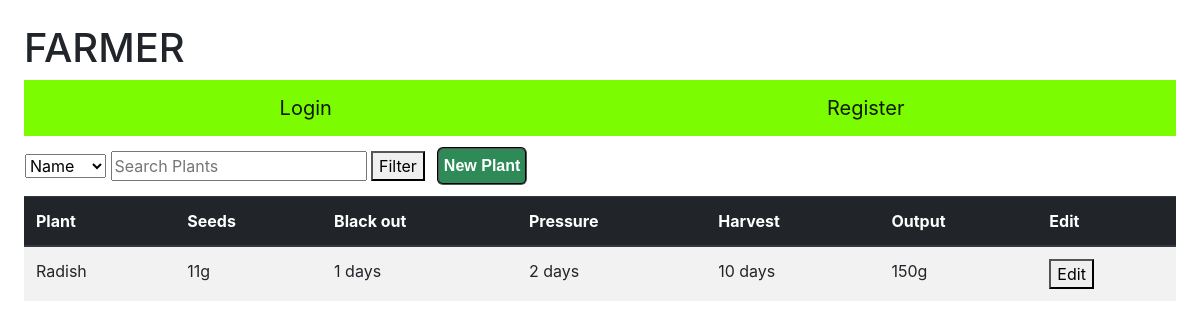
The page /plants on the database as committed earlier.
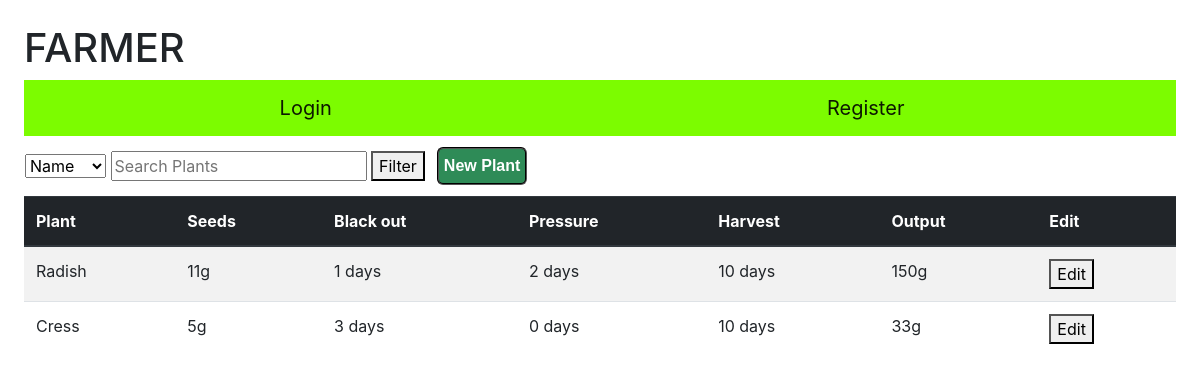
The same page on the database as committed later.
### farmer/models.py (models this page shows, shortened)
class Plant(models.Model):
    name = models.CharField(max_length=255)
    seeds = models.IntegerField()
    pressure = models.IntegerField()
    blackout = models.IntegerField()
    harvest = models.IntegerField()
    output = models.IntegerField()

### farmer/views.py (the view, shortened to what this page needs)
# urls.py: path("plants", views.plants, name="plants")
def plants(request):
    plantslist = Plant.objects.all()
    return render(request, "farmer/plants.html", {"form": Newplant(), "plants": plantslist})

### farmer/forms.py
class Newplant(forms.Form):
    name = forms.CharField(widget=forms.TextInput(attrs={'class':'toset', 'placeholder':'Plant Name'}),label=(''))
    seeds = forms.IntegerField(widget=forms.NumberInput(attrs={'class':'toset', 'placeholder':'seeds weight'}),label=(''))
    pressure = forms.IntegerField(widget=forms.NumberInput(attrs={'class':'toset', 'placeholder':'days of Presssure'}),label=(''))
    blackout = forms.IntegerField(widget=forms.NumberInput(attrs={'class':'toset', 'placeholder':'days of blackout'}),label=(''))
    harvest = forms.IntegerField(widget=forms.NumberInput(attrs={'class':'toset', 'placeholder':'time to harvest'}),label=(''))
    output = forms.IntegerField(widget=forms.NumberInput(attrs={'class':'toset', 'placeholder':'Harvest output'}),label=(''))

### farmer/templates/farmer/plants.html (shortened to what this page needs)
{% extends "farmer/layout.html" %}
{% block body %}
<table class="filter">
    <tr>
        <td>
            <form action="plants" method="POST">
                <select name="filter">
                <option value="name">Name</option>
                </select>
                <input name="search" type="text" placeholder="Search Plants">
                <button type="submit">Filter</button>
            </form>
        </td>
        <td>
            <button id="myBtn" class="subbtn">New Plant</button>
        </td>
    </tr>
</table>
<table class="table table-striped">
    <thead class="thead-dark">
        <tr>
            <th scope="col">Plant</th>
            <th scope="col">Seeds</th>
            <th scope="col">Black out</th>
            <th scope="col">Pressure</th>
            <th scope="col">Harvest</th>
            <th scope="col">Output</th>
            <th scope="col">Edit</th>
        </tr>
    </thead>
    <tbody>
        {% for i in plants %}
        <tr>
            <td style = "text-transform:capitalize;">{{i.name}}</td>
            <td>{{i.seeds}}g</td>
            <td>{{i.blackout}} days</td>
            <td>{{i.pressure}} days</td>
            <td>{{i.harvest}} days</td>
            <td>{{i.output}}g</td>
            <td>
                    <button type="submit" value="{{i.id}}">Edit</button>
                </td>
        </tr>
        {% endfor %}
    </tbody>
</table>
{% endblock %}

### farmer/templates/farmer/layout.html (shortened to what this page needs)
{% load static %}
<!DOCTYPE html>
<html lang="en">
    <head:>
        <link href="https://maxcdn.bootstrapcdn.com/bootstrap/4.1.3/css/bootstrap.min.css" rel="stylesheet">
        <link href="{% static 'farmer/style.css' %}" rel="stylesheet">
    </head>
    <body>
        <h1>{% block headtitle %}<span class="title">FARMER</span>{% endblock %}</h1>
        <nav class="navbar navbar-light" style="background-color: lawngreen;">
        {% if user.is_authenticated %}
                <a class="navbar-brand flex-sm-fill text-sm-center" href="/">Home</a>
                <a class="navbar-brand flex-sm-fill text-sm-center" href="plants">Plants</a>
                <a class="navbar-brand flex-sm-fill text-sm-center" href="medium">Mediums</a>
                <a class="navbar-brand flex-sm-fill text-sm-center" href="trays">Trays</a>
                <a class="navbar-brand flex-sm-fill text-sm-center" href="logout">Logout</a>
        {% else %}
            <a class="navbar-brand flex-sm-fill text-sm-center" href="login">Login</a>
            <a class="navbar-brand flex-sm-fill text-sm-center" href="register">Register</a>
        {% endif %}
        </nav>
            {% block body %} {% endblock %}
    </body>
</html>

### farmer/static/farmer/style.css (style rules this page uses)
body { padding: 2%; }
.subbtn { margin: 10px; background-color: seagreen; color: white; font-weight: bold; font-family: sans-serif; padding: 5px; border-radius: 6px; border-style: groove; }

Rows that differ between the two databases and show on the page:
added Plant: name "Cress", seeds "5", blackout "3", pressure "0", harvest "10", output "33", {{ i.id }} 21 (drawn)
